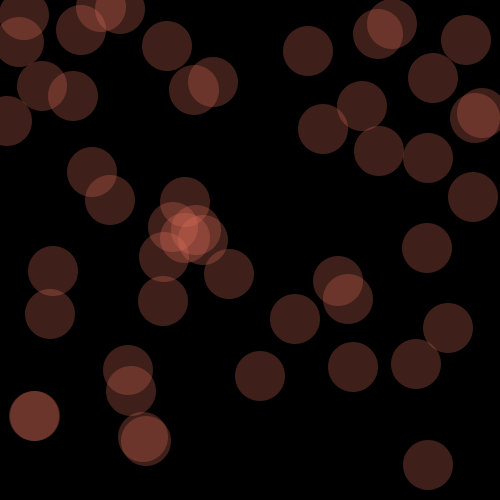
Frame 1 (no input)
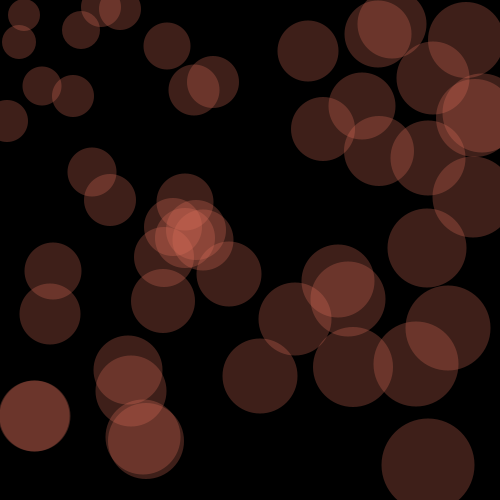
Frame 60 (the mouse pressed at the canvas centre just before this capture)
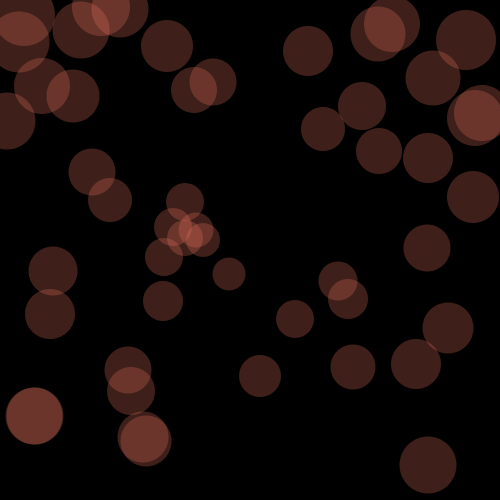
Frame 120 (the mouse held since frame 60 and released just before this capture)

The Processing sketch that drew these frames (run headless with seeded random() and noise(); from frame 60 on, the mouse is pressed at the canvas centre):

// Processing sketch: processing_83786
// ── processing_83786.pde

Ball [] balls = new Ball[50];

void setup() {
  size(500, 500);
  
  smooth();

  for (int i = 0; i < balls.length; i++) {

    int x = int(random(0, 500));
    int y = int(random(0, 500));

    balls [i] = new Ball(x, y, 50);
  }
}

void draw() {

  background(0);

  for(int i = 0; i < balls.length; i++) {
    balls[i].display();
    balls[i].grow();
  }
}

class Ball {

  int posX;
  int posY;
  int ballDiam;
  int transp;
  float myDist;

  Ball(int tempPosX, int tempPosY, int tempBallDiam) {

    posX = tempPosX;
    posY = tempPosY;
    ballDiam = tempBallDiam;
  }

  void display() {

    noStroke();
    fill(226, 114, 91, 70);
    ellipse(posX, posY, ballDiam, ballDiam);
  }

  void grow() {

    myDist = dist(mouseX, mouseY, posX, posY);
    ballDiam = int(map(myDist, 0, width, 30, 80));
//    posX = int(map(myDist, 0, width, 0, width));

  }
}
